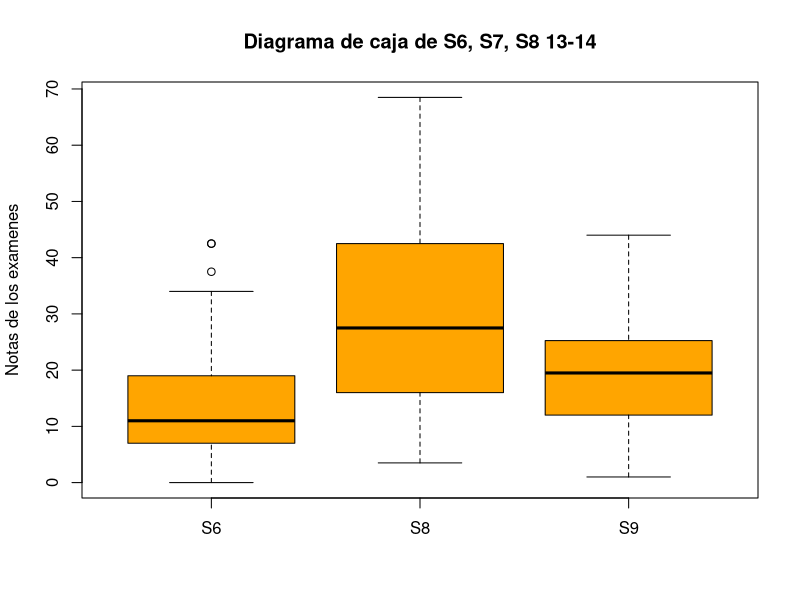
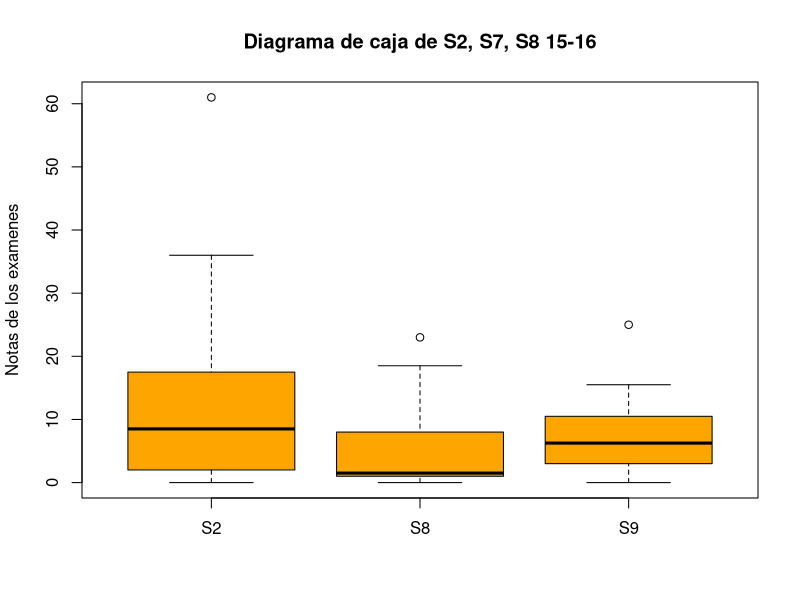
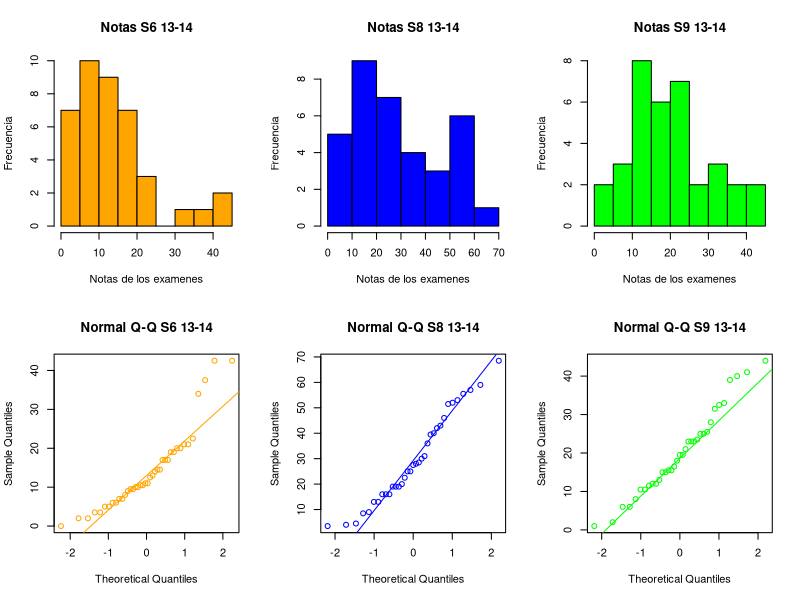
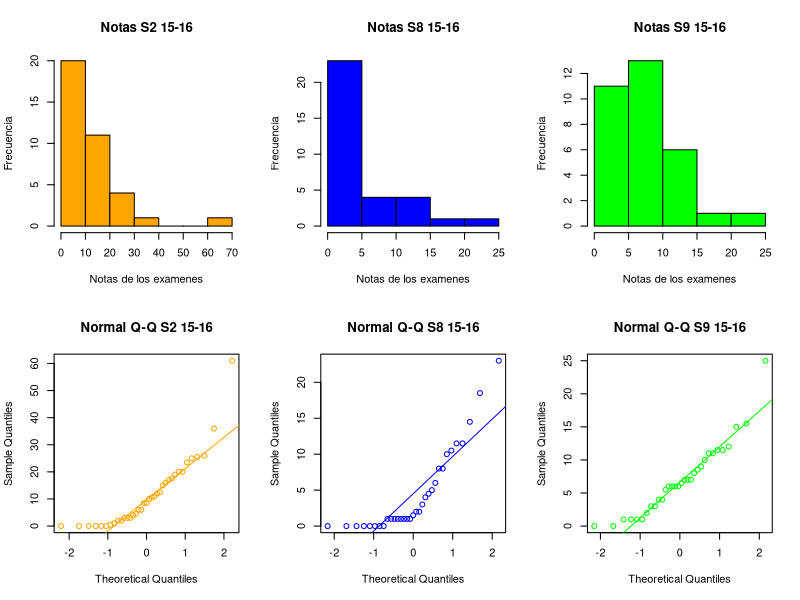

Generate these figures, in order, with R:
# Laboratorio 3 de Estad???stica
# Hecho por: Mar???a Victoria Jorge 11-10495

# Variables utilizadas: BPIV (Cantidad de preguntas buenas en f???sica 0-5), 
#                       BPV (Cantidad de preguntas buenas en qu???mica 0-5), 
#                       NT_EX (Nota del examen 0-90),
#                       MPIV (Cantidad de preguntas malas en f???sica 0-5) y
#                       MPV (Cantidad de preguntas malas en qu???mica 0-5)
datos <- read.table("Notas13-14.txt", header=T, fill = T)
datos2 <- read.table("Notas15-16.txt", header=T, fill = T)

#Dibujamos los diagramas de caja
boxplot(datos,main="Diagrama de caja de S6, S7, S8 13-14",col = "orange",ylab="Notas de los examenes")
boxplot(datos2,main="Diagrama de caja de S2, S7, S8 15-16",col = "orange",ylab="Notas de los examenes")


##### 13-14
# Evaluamos si s6, s8 y s9 13-14 se distribuye normal
par(mfrow=c(2,3))
hist(datos$S6,main="Notas S6 13-14", col="orange",xlab = "Notas de los examenes",ylab = "Frecuencia")
hist(datos$S8,main="Notas S8 13-14", col="blue",xlab = "Notas de los examenes",ylab = "Frecuencia")
hist(datos$S9,main="Notas S9 13-14", col="green",xlab = "Notas de los examenes",ylab = "Frecuencia")
qqnorm(datos$S6,main="Normal Q-Q S6 13-14", col="orange")
qqline(datos$S6, col="orange")
qqnorm(datos$S8,main="Normal Q-Q S8 13-14", col="blue")
qqline(datos$S8, col="blue")
qqnorm(datos$S9,main="Normal Q-Q S9 13-14", col="green")
qqline(datos$S9, col="green")


# Evaluamos si S2, s8 y s9 15-16 se distribuye normal
par(mfrow=c(2,3))
hist(datos2$S2,main="Notas S2 15-16", col="orange",xlab = "Notas de los examenes",ylab = "Frecuencia")
hist(datos2$S8,main="Notas S8 15-16", col="blue",xlab = "Notas de los examenes",ylab = "Frecuencia")
hist(datos2$S9,main="Notas S9 15-16", col="green",xlab = "Notas de los examenes",ylab = "Frecuencia")
qqnorm(datos2$S2,main="Normal Q-Q S2 15-16", col="orange")
qqline(datos2$S2, col="orange")
qqnorm(datos2$S8,main="Normal Q-Q S8 15-16", col="blue")
qqline(datos2$S8, col="blue")
qqnorm(datos2$S9,main="Normal Q-Q S9 15-16", col="green")
qqline(datos2$S9, col="green")


# Intervalos de Confianza